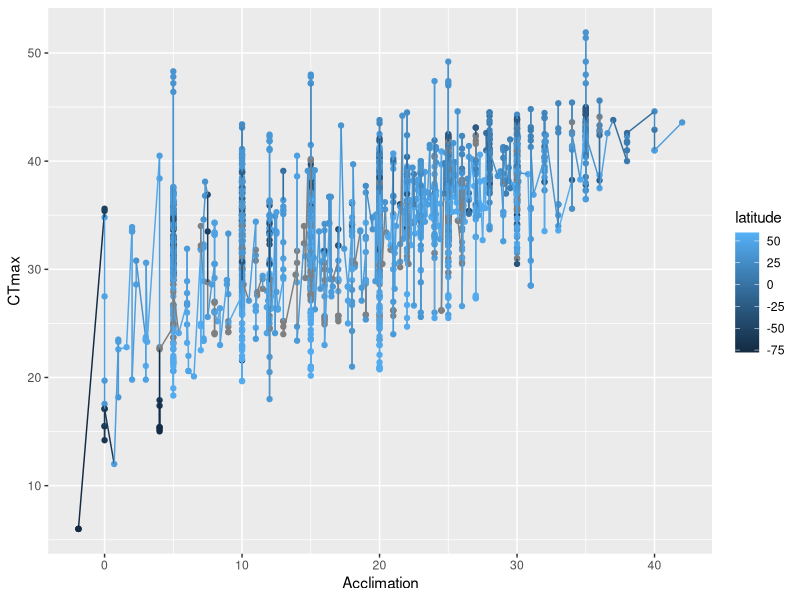

Reproduce this figure in R.
#Goals: 
#1 using all of the cadillac data, extract a value of "local differentiation" for each species
#2 using all of the cadillac data, extract a value of "acclimation response" for each species

library(tidyverse)
library(cowplot)
library(broom)

intratherm<-read_csv("data-processed/intratherm-cadillac-limits-traits.csv")
names(intratherm)

intratherm %>%
	filter(parameter_tmax_or_tmin=="tmax") %>%
	ggplot(aes(x = acclim_temp, y = parameter_value, color = latitude)) + 
	geom_point() + geom_line() +  
	ylab("CTmax") + xlab("Acclimation")

intratherm %>%
	filter(parameter_tmax_or_tmin=="tmax") %>%
	group_by(genus_species) %>% 
	do(tidy(lm(parameter_value~acclim_temp+latitude, data=.))) %>% View

